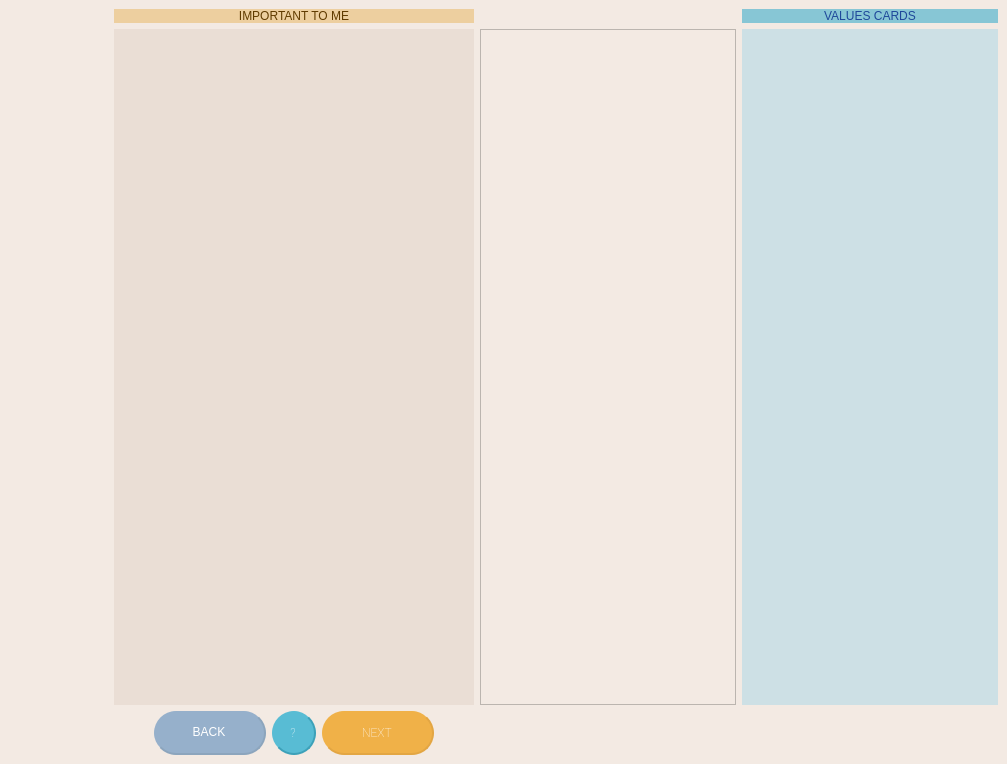
<?xml version="1.0" encoding="UTF-8"?>
<ui version="4.0">
 <class>MainWindow</class>
 <widget class="QMainWindow" name="MainWindow">
  <property name="geometry">
   <rect>
    <x>0</x>
    <y>0</y>
    <width>1007</width>
    <height>764</height>
   </rect>
  </property>
  <property name="windowTitle">
   <string>MainWindow</string>
  </property>
  <widget class="QWidget" name="centralwidget">
   <property name="styleSheet">
    <string notr="true">background-color: rgb(243, 234, 227);
font: 57 9pt &quot;Roboto&quot;;</string>
   </property>
   <layout class="QGridLayout" name="gridLayout">
    <property name="leftMargin">
     <number>10</number>
    </property>
    <item row="0" column="2">
     <widget class="QLabel" name="label_important">
      <property name="styleSheet">
       <string notr="true">background-color: rgb(237, 207, 159);
color: rgb(96, 59, 0);</string>
      </property>
      <property name="text">
       <string>IMPORTANT TO ME</string>
      </property>
      <property name="alignment">
       <set>Qt::AlignCenter</set>
      </property>
      <property name="margin">
       <number>15</number>
      </property>
     </widget>
    </item>
    <item row="1" column="1">
     <spacer name="horizontalSpacer_5">
      <property name="orientation">
       <enum>Qt::Horizontal</enum>
      </property>
      <property name="sizeHint" stdset="0">
       <size>
        <width>40</width>
        <height>20</height>
       </size>
      </property>
     </spacer>
    </item>
    <item row="1" column="2">
     <widget class="QListView" name="list_important_2">
      <property name="minimumSize">
       <size>
        <width>0</width>
        <height>0</height>
       </size>
      </property>
      <property name="maximumSize">
       <size>
        <width>455</width>
        <height>16777215</height>
       </size>
      </property>
      <property name="styleSheet">
       <string notr="true">background-color: rgb(234, 222, 213);
border : 0px;</string>
      </property>
     </widget>
    </item>
    <item row="0" column="4">
     <widget class="QLabel" name="label_cards">
      <property name="styleSheet">
       <string notr="true">background-color: rgb(135, 198, 213);
color: rgb(30, 72, 154);</string>
      </property>
      <property name="text">
       <string>VALUES CARDS</string>
      </property>
      <property name="alignment">
       <set>Qt::AlignCenter</set>
      </property>
      <property name="margin">
       <number>15</number>
      </property>
     </widget>
    </item>
    <item row="1" column="4">
     <widget class="QListView" name="list_cards">
      <property name="minimumSize">
       <size>
        <width>0</width>
        <height>0</height>
       </size>
      </property>
      <property name="maximumSize">
       <size>
        <width>455</width>
        <height>16777215</height>
       </size>
      </property>
      <property name="styleSheet">
       <string notr="true">background-color: rgb(205, 224, 229);
border : 0px;</string>
      </property>
     </widget>
    </item>
    <item row="2" column="2">
     <layout class="QGridLayout" name="gridLayout_2">
      <item row="0" column="3">
       <widget class="QPushButton" name="info_button">
        <property name="minimumSize">
         <size>
          <width>44</width>
          <height>44</height>
         </size>
        </property>
        <property name="maximumSize">
         <size>
          <width>44</width>
          <height>44</height>
         </size>
        </property>
        <property name="font">
         <font>
          <family>Roboto</family>
          <pointsize>9</pointsize>
          <weight>7</weight>
          <italic>false</italic>
          <bold>false</bold>
         </font>
        </property>
        <property name="styleSheet">
         <string notr="true">QPushButton {
background-color: rgb(88, 188, 212);
color: rgb(255, 255, 255);
border-radius : 22;
border-bottom : 2px solid rgb(61, 161, 185);
border-right: 2px solid rgb(61, 161, 185);
}
QPushButton::hover {
background-color: rgb(61, 161, 185);
color: rgb(255, 255, 255);
border-radius : 22;
}</string>
        </property>
        <property name="text">
         <string>?</string>
        </property>
       </widget>
      </item>
      <item row="0" column="0">
       <spacer name="horizontalSpacer_2">
        <property name="orientation">
         <enum>Qt::Horizontal</enum>
        </property>
        <property name="sizeHint" stdset="0">
         <size>
          <width>40</width>
          <height>20</height>
         </size>
        </property>
       </spacer>
      </item>
      <item row="0" column="4">
       <widget class="QPushButton" name="next_button">
        <property name="minimumSize">
         <size>
          <width>112</width>
          <height>44</height>
         </size>
        </property>
        <property name="maximumSize">
         <size>
          <width>112</width>
          <height>44</height>
         </size>
        </property>
        <property name="font">
         <font>
          <family>Roboto</family>
          <pointsize>9</pointsize>
          <weight>7</weight>
          <italic>false</italic>
          <bold>false</bold>
         </font>
        </property>
        <property name="styleSheet">
         <string notr="true">QPushButton {
background-color: rgb(240, 177, 72);
color: rgb(255, 255, 255);
border-radius : 22;
border-bottom : 2px solid rgb(227, 166, 67);
border-right: 2px solid rgb(227, 166, 67);
}
QPushButton::hover {
background-color: rgb(227, 166, 67);
color: rgb(255, 255, 255);
border-radius : 22;
}</string>
        </property>
        <property name="text">
         <string>NEXT</string>
        </property>
       </widget>
      </item>
      <item row="0" column="1">
       <widget class="QPushButton" name="prev_button">
        <property name="minimumSize">
         <size>
          <width>112</width>
          <height>44</height>
         </size>
        </property>
        <property name="maximumSize">
         <size>
          <width>112</width>
          <height>44</height>
         </size>
        </property>
        <property name="styleSheet">
         <string notr="true">QPushButton {
background-color: rgb(150, 176, 203);
color: rgb(255, 255, 255);
border-radius : 22;
border-bottom : 2px solid rgb(140, 165, 189);
border-right: 2px solid rgb(140, 165, 189);
}
QPushButton::hover {
background-color: rgb(140, 165, 189);
color: rgb(255, 255, 255);
border-radius : 22;
}</string>
        </property>
        <property name="text">
         <string>BACK</string>
        </property>
       </widget>
      </item>
      <item row="0" column="5">
       <spacer name="horizontalSpacer_3">
        <property name="orientation">
         <enum>Qt::Horizontal</enum>
        </property>
        <property name="sizeHint" stdset="0">
         <size>
          <width>40</width>
          <height>20</height>
         </size>
        </property>
       </spacer>
      </item>
     </layout>
    </item>
    <item row="1" column="3">
     <widget class="QListWidget" name="listWidget">
      <property name="minimumSize">
       <size>
        <width>0</width>
        <height>0</height>
       </size>
      </property>
      <property name="maximumSize">
       <size>
        <width>300</width>
        <height>16777215</height>
       </size>
      </property>
     </widget>
    </item>
   </layout>
  </widget>
  <widget class="QMenuBar" name="menubar">
   <property name="geometry">
    <rect>
     <x>0</x>
     <y>0</y>
     <width>1007</width>
     <height>25</height>
    </rect>
   </property>
  </widget>
 </widget>
 <resources/>
 <connections/>
</ui>
